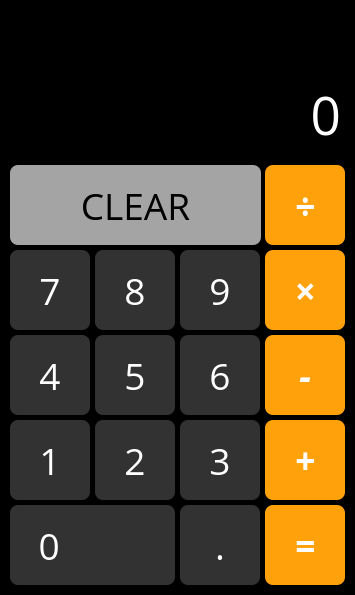
<?xml version="1.0" encoding="UTF-8"?>
<ui version="4.0">
 <class>MainWindow</class>
 <widget class="QMainWindow" name="MainWindow">
  <property name="geometry">
   <rect>
    <x>0</x>
    <y>0</y>
    <width>355</width>
    <height>595</height>
   </rect>
  </property>
  <property name="minimumSize">
   <size>
    <width>355</width>
    <height>595</height>
   </size>
  </property>
  <property name="maximumSize">
   <size>
    <width>355</width>
    <height>595</height>
   </size>
  </property>
  <property name="font">
   <font>
    <family>Open Sans</family>
    <pointsize>14</pointsize>
   </font>
  </property>
  <property name="contextMenuPolicy">
   <enum>Qt::DefaultContextMenu</enum>
  </property>
  <property name="windowTitle">
   <string>Calculator</string>
  </property>
  <property name="windowIcon">
   <iconset theme="applications-system">
    <normaloff>.</normaloff>.</iconset>
  </property>
  <property name="styleSheet">
   <string notr="true">background-color: #000000;
color: white;

</string>
  </property>
  <property name="toolButtonStyle">
   <enum>Qt::ToolButtonIconOnly</enum>
  </property>
  <widget class="QWidget" name="centralwidget">
   <widget class="QPushButton" name="clearButton">
    <property name="geometry">
     <rect>
      <x>10</x>
      <y>165</y>
      <width>251</width>
      <height>80</height>
     </rect>
    </property>
    <property name="font">
     <font>
      <family>Open Sans</family>
      <pointsize>28</pointsize>
      <italic>false</italic>
      <bold>false</bold>
     </font>
    </property>
    <property name="styleSheet">
     <string notr="true">QPushButton{
	background-color: rgb(164,164,165);
	border-width: 0px;
	border-radius: 08px;
	border-color: black;
	padding: 4px;
	color: black;
}

QPushButton:hover {
	background-color: rgb(217,217,217);
}</string>
    </property>
    <property name="text">
     <string>CLEAR</string>
    </property>
   </widget>
   <widget class="QPushButton" name="divideButton">
    <property name="geometry">
     <rect>
      <x>265</x>
      <y>165</y>
      <width>80</width>
      <height>80</height>
     </rect>
    </property>
    <property name="font">
     <font>
      <family>Open Sans</family>
      <pointsize>28</pointsize>
      <italic>true</italic>
      <bold>true</bold>
     </font>
    </property>
    <property name="styleSheet">
     <string notr="true">QPushButton {
	background-color: rgb(254,161,11);
	border-width: 0px;
	border-radius: 08px;
	border-color: black;
	padding: 4px;
	color: white;
}

QPushButton:hover {
	background-color: rgb(251,194,126);
}</string>
    </property>
    <property name="text">
     <string>÷</string>
    </property>
   </widget>
   <widget class="QPushButton" name="sevenButton">
    <property name="geometry">
     <rect>
      <x>10</x>
      <y>250</y>
      <width>80</width>
      <height>80</height>
     </rect>
    </property>
    <property name="font">
     <font>
      <family>Open Sans</family>
      <pointsize>28</pointsize>
      <italic>false</italic>
      <bold>false</bold>
     </font>
    </property>
    <property name="styleSheet">
     <string notr="true">QPushButton {
	background-color: rgb(51,50,50);
	border-width: 0px;
	border-radius: 08px;
	border-color: black;
	padding: 4px;
	color: white;
}

QPushButton:hover {
	background-color: rgb(101,101,100);
}</string>
    </property>
    <property name="text">
     <string>7</string>
    </property>
   </widget>
   <widget class="QPushButton" name="nineButton">
    <property name="geometry">
     <rect>
      <x>180</x>
      <y>250</y>
      <width>80</width>
      <height>80</height>
     </rect>
    </property>
    <property name="font">
     <font>
      <family>Open Sans</family>
      <pointsize>28</pointsize>
      <italic>false</italic>
      <bold>false</bold>
     </font>
    </property>
    <property name="styleSheet">
     <string notr="true">QPushButton {
	background-color: rgb(51,50,50);
	border-width: 0px;
	border-radius: 08px;
	border-color: black;
	padding: 4px;
	color: white;
}

QPushButton:hover {
	background-color: rgb(101,101,100);
}</string>
    </property>
    <property name="text">
     <string>9</string>
    </property>
   </widget>
   <widget class="QPushButton" name="eightButton">
    <property name="geometry">
     <rect>
      <x>95</x>
      <y>250</y>
      <width>80</width>
      <height>80</height>
     </rect>
    </property>
    <property name="font">
     <font>
      <family>Open Sans</family>
      <pointsize>28</pointsize>
      <italic>false</italic>
      <bold>false</bold>
     </font>
    </property>
    <property name="styleSheet">
     <string notr="true">QPushButton {
	background-color: rgb(51,50,50);
	border-width: 0px;
	border-radius: 08px;
	border-color: black;
	padding: 4px;
	color: white;
}

QPushButton:hover {
	background-color: rgb(101,101,100);
}</string>
    </property>
    <property name="text">
     <string>8</string>
    </property>
   </widget>
   <widget class="QPushButton" name="timesButton">
    <property name="geometry">
     <rect>
      <x>265</x>
      <y>250</y>
      <width>80</width>
      <height>80</height>
     </rect>
    </property>
    <property name="font">
     <font>
      <family>Open Sans</family>
      <pointsize>28</pointsize>
      <italic>true</italic>
      <bold>true</bold>
     </font>
    </property>
    <property name="styleSheet">
     <string notr="true">QPushButton {
	background-color: rgb(254,161,11);
	border-width: 0px;
	border-radius: 08px;
	border-color: black;
	padding: 4px;
	color: white;
}

QPushButton:hover {
	background-color: rgb(251,194,126);
}</string>
    </property>
    <property name="text">
     <string>×</string>
    </property>
   </widget>
   <widget class="QPushButton" name="fourButton">
    <property name="geometry">
     <rect>
      <x>10</x>
      <y>335</y>
      <width>80</width>
      <height>80</height>
     </rect>
    </property>
    <property name="font">
     <font>
      <family>Open Sans</family>
      <pointsize>28</pointsize>
      <italic>false</italic>
      <bold>false</bold>
     </font>
    </property>
    <property name="styleSheet">
     <string notr="true">QPushButton {
	background-color: rgb(51,50,50);
	border-width: 0px;
	border-radius: 08px;
	border-color: black;
	padding: 4px;
	color: white;
}

QPushButton:hover {
	background-color: rgb(101,101,100);
}</string>
    </property>
    <property name="text">
     <string>4</string>
    </property>
   </widget>
   <widget class="QPushButton" name="sixButton">
    <property name="geometry">
     <rect>
      <x>180</x>
      <y>335</y>
      <width>80</width>
      <height>80</height>
     </rect>
    </property>
    <property name="font">
     <font>
      <family>Open Sans</family>
      <pointsize>28</pointsize>
      <italic>false</italic>
      <bold>false</bold>
     </font>
    </property>
    <property name="styleSheet">
     <string notr="true">QPushButton {
	background-color: rgb(51,50,50);
	border-width: 0px;
	border-radius: 08px;
	border-color: black;
	padding: 4px;
	color: white;
}

QPushButton:hover {
	background-color: rgb(101,101,100);
}</string>
    </property>
    <property name="text">
     <string>6</string>
    </property>
   </widget>
   <widget class="QPushButton" name="fiveButton">
    <property name="geometry">
     <rect>
      <x>95</x>
      <y>335</y>
      <width>80</width>
      <height>80</height>
     </rect>
    </property>
    <property name="font">
     <font>
      <family>Open Sans</family>
      <pointsize>28</pointsize>
      <italic>false</italic>
      <bold>false</bold>
     </font>
    </property>
    <property name="styleSheet">
     <string notr="true">QPushButton {
	background-color: rgb(51,50,50);
	border-width: 0px;
	border-radius: 08px;
	border-color: black;
	padding: 4px;
	color: white;
}

QPushButton:hover {
	background-color: rgb(101,101,100);
}</string>
    </property>
    <property name="text">
     <string>5</string>
    </property>
   </widget>
   <widget class="QPushButton" name="minusButton">
    <property name="geometry">
     <rect>
      <x>265</x>
      <y>335</y>
      <width>80</width>
      <height>80</height>
     </rect>
    </property>
    <property name="font">
     <font>
      <family>Open Sans</family>
      <pointsize>28</pointsize>
      <italic>true</italic>
      <bold>true</bold>
     </font>
    </property>
    <property name="styleSheet">
     <string notr="true">QPushButton {
	background-color: rgb(254,161,11);
	border-width: 0px;
	border-radius: 08px;
	border-color: black;
	padding: 4px;
	color: white;
}

QPushButton:hover {
	background-color: rgb(251,194,126);
}</string>
    </property>
    <property name="text">
     <string>-</string>
    </property>
   </widget>
   <widget class="QPushButton" name="oneButton">
    <property name="geometry">
     <rect>
      <x>10</x>
      <y>420</y>
      <width>80</width>
      <height>80</height>
     </rect>
    </property>
    <property name="font">
     <font>
      <family>Open Sans</family>
      <pointsize>28</pointsize>
      <italic>false</italic>
      <bold>false</bold>
     </font>
    </property>
    <property name="styleSheet">
     <string notr="true">QPushButton {
	background-color: rgb(51,50,50);
	border-width: 0px;
	border-radius: 08px;
	border-color: black;
	padding: 4px;
	color: white;
}

QPushButton:hover {
	background-color: rgb(101,101,100);
}</string>
    </property>
    <property name="text">
     <string>1</string>
    </property>
   </widget>
   <widget class="QPushButton" name="threeButton">
    <property name="geometry">
     <rect>
      <x>180</x>
      <y>420</y>
      <width>80</width>
      <height>80</height>
     </rect>
    </property>
    <property name="font">
     <font>
      <family>Open Sans</family>
      <pointsize>28</pointsize>
      <italic>false</italic>
      <bold>false</bold>
     </font>
    </property>
    <property name="styleSheet">
     <string notr="true">QPushButton {
	background-color: rgb(51,50,50);
	border-width: 0px;
	border-radius: 08px;
	border-color: black;
	padding: 4px;
	color: white;
}

QPushButton:hover {
	background-color: rgb(101,101,100);
}</string>
    </property>
    <property name="text">
     <string>3</string>
    </property>
   </widget>
   <widget class="QPushButton" name="twoButton">
    <property name="geometry">
     <rect>
      <x>95</x>
      <y>420</y>
      <width>80</width>
      <height>80</height>
     </rect>
    </property>
    <property name="font">
     <font>
      <family>Open Sans</family>
      <pointsize>28</pointsize>
      <italic>false</italic>
      <bold>false</bold>
     </font>
    </property>
    <property name="styleSheet">
     <string notr="true">QPushButton {
	background-color: rgb(51,50,50);
	border-width: 0px;
	border-radius: 08px;
	border-color: black;
	padding: 4px;
	color: white;
}

QPushButton:hover {
	background-color: rgb(101,101,100);
}</string>
    </property>
    <property name="text">
     <string>2</string>
    </property>
   </widget>
   <widget class="QPushButton" name="plusButton">
    <property name="geometry">
     <rect>
      <x>265</x>
      <y>420</y>
      <width>80</width>
      <height>80</height>
     </rect>
    </property>
    <property name="font">
     <font>
      <family>Open Sans</family>
      <pointsize>28</pointsize>
      <italic>true</italic>
      <bold>true</bold>
     </font>
    </property>
    <property name="styleSheet">
     <string notr="true">QPushButton {
	background-color: rgb(254,161,11);
	border-width: 0px;
	border-radius: 08px;
	border-color: black;
	padding: 4px;
	color: white;
}

QPushButton:hover {
	background-color: rgb(251,194,126);
}</string>
    </property>
    <property name="text">
     <string>+</string>
    </property>
   </widget>
   <widget class="QPushButton" name="zeroButton">
    <property name="geometry">
     <rect>
      <x>10</x>
      <y>505</y>
      <width>165</width>
      <height>80</height>
     </rect>
    </property>
    <property name="font">
     <font>
      <family>Open Sans</family>
      <pointsize>28</pointsize>
      <italic>false</italic>
      <bold>false</bold>
     </font>
    </property>
    <property name="styleSheet">
     <string notr="true">QPushButton {
	background-color: rgb(51,50,50);
	border-width: 0px;
	border-radius: 08px;
	border-color: black;
	padding: 4px;
	color: white;
}

QPushButton:hover {
	background-color: rgb(101,101,100);
}</string>
    </property>
    <property name="text">
     <string>0         </string>
    </property>
   </widget>
   <widget class="QPushButton" name="commaButton">
    <property name="geometry">
     <rect>
      <x>180</x>
      <y>505</y>
      <width>80</width>
      <height>80</height>
     </rect>
    </property>
    <property name="font">
     <font>
      <family>Open Sans</family>
      <pointsize>28</pointsize>
      <italic>false</italic>
      <bold>false</bold>
     </font>
    </property>
    <property name="styleSheet">
     <string notr="true">QPushButton {
	background-color: rgb(51,50,50);
	border-width: 0px;
	border-radius: 08px;
	border-color: black;
	padding: 4px;
	color: white;
}

QPushButton:hover {
	background-color: rgb(101,101,100);
}</string>
    </property>
    <property name="text">
     <string>.</string>
    </property>
   </widget>
   <widget class="QPushButton" name="equalsButton">
    <property name="geometry">
     <rect>
      <x>265</x>
      <y>505</y>
      <width>80</width>
      <height>80</height>
     </rect>
    </property>
    <property name="palette">
     <palette>
      <active>
       <colorrole role="WindowText">
        <brush brushstyle="SolidPattern">
         <color alpha="255">
          <red>255</red>
          <green>255</green>
          <blue>255</blue>
         </color>
        </brush>
       </colorrole>
       <colorrole role="Button">
        <brush brushstyle="SolidPattern">
         <color alpha="255">
          <red>254</red>
          <green>161</green>
          <blue>11</blue>
         </color>
        </brush>
       </colorrole>
       <colorrole role="Text">
        <brush brushstyle="SolidPattern">
         <color alpha="255">
          <red>255</red>
          <green>255</green>
          <blue>255</blue>
         </color>
        </brush>
       </colorrole>
       <colorrole role="ButtonText">
        <brush brushstyle="SolidPattern">
         <color alpha="255">
          <red>255</red>
          <green>255</green>
          <blue>255</blue>
         </color>
        </brush>
       </colorrole>
       <colorrole role="Base">
        <brush brushstyle="SolidPattern">
         <color alpha="255">
          <red>254</red>
          <green>161</green>
          <blue>11</blue>
         </color>
        </brush>
       </colorrole>
       <colorrole role="Window">
        <brush brushstyle="SolidPattern">
         <color alpha="255">
          <red>254</red>
          <green>161</green>
          <blue>11</blue>
         </color>
        </brush>
       </colorrole>
       <colorrole role="PlaceholderText">
        <brush brushstyle="SolidPattern">
         <color alpha="128">
          <red>255</red>
          <green>255</green>
          <blue>255</blue>
         </color>
        </brush>
       </colorrole>
      </active>
      <inactive>
       <colorrole role="WindowText">
        <brush brushstyle="SolidPattern">
         <color alpha="255">
          <red>255</red>
          <green>255</green>
          <blue>255</blue>
         </color>
        </brush>
       </colorrole>
       <colorrole role="Button">
        <brush brushstyle="SolidPattern">
         <color alpha="255">
          <red>254</red>
          <green>161</green>
          <blue>11</blue>
         </color>
        </brush>
       </colorrole>
       <colorrole role="Text">
        <brush brushstyle="SolidPattern">
         <color alpha="255">
          <red>255</red>
          <green>255</green>
          <blue>255</blue>
         </color>
        </brush>
       </colorrole>
       <colorrole role="ButtonText">
        <brush brushstyle="SolidPattern">
         <color alpha="255">
          <red>255</red>
          <green>255</green>
          <blue>255</blue>
         </color>
        </brush>
       </colorrole>
       <colorrole role="Base">
        <brush brushstyle="SolidPattern">
         <color alpha="255">
          <red>254</red>
          <green>161</green>
          <blue>11</blue>
         </color>
        </brush>
       </colorrole>
       <colorrole role="Window">
        <brush brushstyle="SolidPattern">
         <color alpha="255">
          <red>254</red>
          <green>161</green>
          <blue>11</blue>
         </color>
        </brush>
       </colorrole>
       <colorrole role="PlaceholderText">
        <brush brushstyle="SolidPattern">
         <color alpha="128">
          <red>255</red>
          <green>255</green>
          <blue>255</blue>
         </color>
        </brush>
       </colorrole>
      </inactive>
      <disabled>
       <colorrole role="WindowText">
        <brush brushstyle="SolidPattern">
         <color alpha="255">
          <red>255</red>
          <green>255</green>
          <blue>255</blue>
         </color>
        </brush>
       </colorrole>
       <colorrole role="Button">
        <brush brushstyle="SolidPattern">
         <color alpha="255">
          <red>254</red>
          <green>161</green>
          <blue>11</blue>
         </color>
        </brush>
       </colorrole>
       <colorrole role="Text">
        <brush brushstyle="SolidPattern">
         <color alpha="255">
          <red>255</red>
          <green>255</green>
          <blue>255</blue>
         </color>
        </brush>
       </colorrole>
       <colorrole role="ButtonText">
        <brush brushstyle="SolidPattern">
         <color alpha="255">
          <red>255</red>
          <green>255</green>
          <blue>255</blue>
         </color>
        </brush>
       </colorrole>
       <colorrole role="Base">
        <brush brushstyle="SolidPattern">
         <color alpha="255">
          <red>254</red>
          <green>161</green>
          <blue>11</blue>
         </color>
        </brush>
       </colorrole>
       <colorrole role="Window">
        <brush brushstyle="SolidPattern">
         <color alpha="255">
          <red>254</red>
          <green>161</green>
          <blue>11</blue>
         </color>
        </brush>
       </colorrole>
       <colorrole role="PlaceholderText">
        <brush brushstyle="SolidPattern">
         <color alpha="128">
          <red>255</red>
          <green>255</green>
          <blue>255</blue>
         </color>
        </brush>
       </colorrole>
      </disabled>
     </palette>
    </property>
    <property name="font">
     <font>
      <family>Open Sans</family>
      <pointsize>28</pointsize>
      <italic>true</italic>
      <bold>true</bold>
     </font>
    </property>
    <property name="styleSheet">
     <string notr="true">QPushButton {
	background-color: rgb(254,161,11);
	border-width: 0px;
	border-radius: 08px;
	border-color: black;
	padding: 4px;
	color: white;
}

QPushButton:hover {
	background-color: rgb(251,194,126);
}</string>
    </property>
    <property name="text">
     <string>=</string>
    </property>
   </widget>
   <widget class="QLabel" name="label">
    <property name="geometry">
     <rect>
      <x>20</x>
      <y>20</y>
      <width>321</width>
      <height>131</height>
     </rect>
    </property>
    <property name="font">
     <font>
      <family>Open Sans</family>
      <pointsize>40</pointsize>
     </font>
    </property>
    <property name="styleSheet">
     <string notr="true">border: none;
color: white;
background: black;</string>
    </property>
    <property name="text">
     <string>0</string>
    </property>
    <property name="alignment">
     <set>Qt::AlignBottom|Qt::AlignRight|Qt::AlignTrailing</set>
    </property>
   </widget>
  </widget>
 </widget>
 <resources/>
 <connections/>
</ui>
